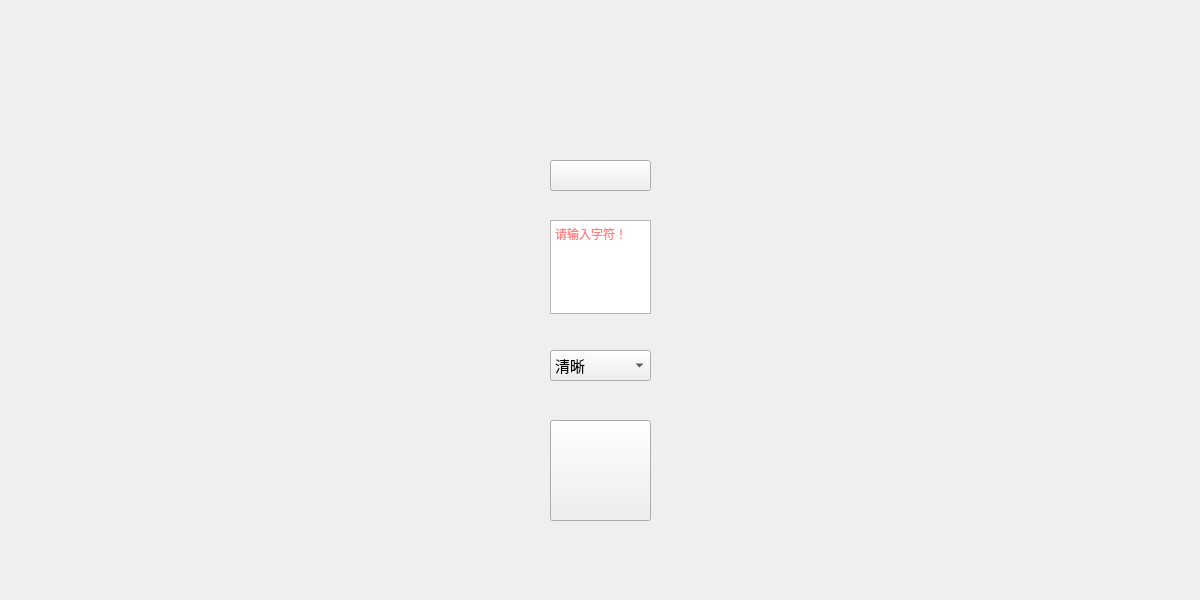
<?xml version="1.0" encoding="UTF-8"?>
<ui version="4.0">
 <class>MainWindow</class>
 <widget class="QMainWindow" name="MainWindow">
  <property name="geometry">
   <rect>
    <x>0</x>
    <y>0</y>
    <width>1200</width>
    <height>600</height>
   </rect>
  </property>
  <property name="minimumSize">
   <size>
    <width>1200</width>
    <height>600</height>
   </size>
  </property>
  <property name="maximumSize">
   <size>
    <width>1200</width>
    <height>600</height>
   </size>
  </property>
  <property name="windowTitle">
   <string>MainWindow</string>
  </property>
  <widget class="QWidget" name="centralwidget">
   <widget class="QLabel" name="input_img">
    <property name="geometry">
     <rect>
      <x>28</x>
      <y>85</y>
      <width>500</width>
      <height>500</height>
     </rect>
    </property>
    <property name="text">
     <string/>
    </property>
    <property name="scaledContents">
     <bool>true</bool>
    </property>
    <property name="alignment">
     <set>Qt::AlignCenter</set>
    </property>
   </widget>
   <widget class="QLabel" name="export_img">
    <property name="geometry">
     <rect>
      <x>674</x>
      <y>85</y>
      <width>500</width>
      <height>500</height>
     </rect>
    </property>
    <property name="text">
     <string/>
    </property>
    <property name="scaledContents">
     <bool>true</bool>
    </property>
    <property name="alignment">
     <set>Qt::AlignCenter</set>
    </property>
   </widget>
   <widget class="QPushButton" name="pushButton_input">
    <property name="geometry">
     <rect>
      <x>550</x>
      <y>160</y>
      <width>101</width>
      <height>31</height>
     </rect>
    </property>
    <property name="styleSheet">
     <string notr="true">background-image: url(:/png/img/import.png);</string>
    </property>
    <property name="text">
     <string/>
    </property>
   </widget>
   <widget class="QTextEdit" name="textEdit">
    <property name="geometry">
     <rect>
      <x>550</x>
      <y>220</y>
      <width>101</width>
      <height>94</height>
     </rect>
    </property>
    <property name="styleSheet">
     <string notr="true">color: rgb(255, 0, 0);</string>
    </property>
    <property name="placeholderText">
     <string>请输入字符！</string>
    </property>
   </widget>
   <widget class="QComboBox" name="comboBox">
    <property name="geometry">
     <rect>
      <x>550</x>
      <y>350</y>
      <width>101</width>
      <height>31</height>
     </rect>
    </property>
    <property name="font">
     <font>
      <pointsize>11</pointsize>
     </font>
    </property>
    <item>
     <property name="text">
      <string>清晰</string>
     </property>
    </item>
    <item>
     <property name="text">
      <string>一般</string>
     </property>
    </item>
    <item>
     <property name="text">
      <string>字符</string>
     </property>
    </item>
   </widget>
   <widget class="QPushButton" name="pushButton_conversion">
    <property name="geometry">
     <rect>
      <x>550</x>
      <y>420</y>
      <width>101</width>
      <height>101</height>
     </rect>
    </property>
    <property name="styleSheet">
     <string notr="true">background-image: url(:/png/img/conversion.png);</string>
    </property>
    <property name="text">
     <string/>
    </property>
   </widget>
   <widget class="QLabel" name="loding">
    <property name="geometry">
     <rect>
      <x>550</x>
      <y>250</y>
      <width>100</width>
      <height>100</height>
     </rect>
    </property>
    <property name="text">
     <string/>
    </property>
   </widget>
  </widget>
 </widget>
 <resources>
  <include location="../img_qc.qrc"/>
 </resources>
 <connections/>
</ui>
